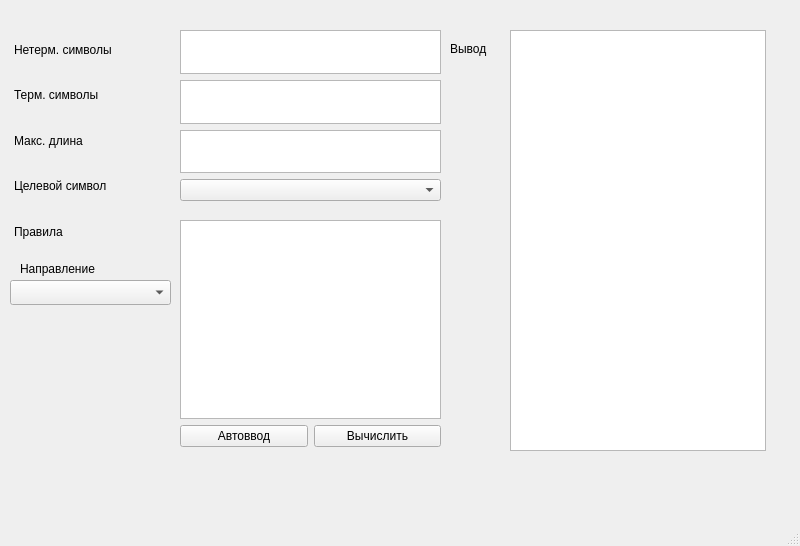
<?xml version="1.0" encoding="UTF-8"?>
<ui version="4.0">
 <class>MainWindow</class>
 <widget class="QMainWindow" name="MainWindow">
  <property name="geometry">
   <rect>
    <x>0</x>
    <y>0</y>
    <width>800</width>
    <height>546</height>
   </rect>
  </property>
  <property name="windowTitle">
   <string>MainWindow</string>
  </property>
  <widget class="QWidget" name="centralwidget">
   <widget class="QTextBrowser" name="textBrowser_output">
    <property name="geometry">
     <rect>
      <x>510</x>
      <y>30</y>
      <width>256</width>
      <height>421</height>
     </rect>
    </property>
   </widget>
   <widget class="QLabel" name="label_output">
    <property name="geometry">
     <rect>
      <x>450</x>
      <y>40</y>
      <width>67</width>
      <height>17</height>
     </rect>
    </property>
    <property name="text">
     <string>Вывод</string>
    </property>
   </widget>
   <widget class="QComboBox" name="comboBox_direction">
    <property name="geometry">
     <rect>
      <x>10</x>
      <y>280</y>
      <width>161</width>
      <height>25</height>
     </rect>
    </property>
   </widget>
   <widget class="QLabel" name="label_direction">
    <property name="geometry">
     <rect>
      <x>20</x>
      <y>260</y>
      <width>111</width>
      <height>17</height>
     </rect>
    </property>
    <property name="text">
     <string>Направление</string>
    </property>
   </widget>
   <widget class="QWidget" name="">
    <property name="geometry">
     <rect>
      <x>14</x>
      <y>30</y>
      <width>161</width>
      <height>221</height>
     </rect>
    </property>
    <layout class="QVBoxLayout" name="verticalLayout_2">
     <item>
      <widget class="QLabel" name="label">
       <property name="text">
        <string>Нетерм. символы</string>
       </property>
      </widget>
     </item>
     <item>
      <widget class="QLabel" name="label_2">
       <property name="text">
        <string>Терм. символы</string>
       </property>
      </widget>
     </item>
     <item>
      <widget class="QLabel" name="label_4">
       <property name="text">
        <string>Макс. длина</string>
       </property>
      </widget>
     </item>
     <item>
      <widget class="QLabel" name="label_5">
       <property name="text">
        <string>Целевой символ</string>
       </property>
      </widget>
     </item>
     <item>
      <widget class="QLabel" name="label_3">
       <property name="text">
        <string>Правила</string>
       </property>
      </widget>
     </item>
    </layout>
   </widget>
   <widget class="QWidget" name="">
    <property name="geometry">
     <rect>
      <x>180</x>
      <y>220</y>
      <width>261</width>
      <height>227</height>
     </rect>
    </property>
    <layout class="QVBoxLayout" name="verticalLayout_3">
     <item>
      <widget class="QPlainTextEdit" name="plainTextEdit_rules"/>
     </item>
     <item>
      <layout class="QHBoxLayout" name="horizontalLayout">
       <item>
        <widget class="QPushButton" name="pushButton_grammar">
         <property name="text">
          <string>Автоввод</string>
         </property>
         <property name="autoExclusive">
          <bool>false</bool>
         </property>
        </widget>
       </item>
       <item>
        <widget class="QPushButton" name="button_start">
         <property name="text">
          <string>Вычислить</string>
         </property>
        </widget>
       </item>
      </layout>
     </item>
    </layout>
   </widget>
   <widget class="QWidget" name="">
    <property name="geometry">
     <rect>
      <x>180</x>
      <y>30</y>
      <width>261</width>
      <height>171</height>
     </rect>
    </property>
    <layout class="QVBoxLayout" name="verticalLayout">
     <item>
      <widget class="QTextEdit" name="textEdit_nonTerminal"/>
     </item>
     <item>
      <widget class="QTextEdit" name="textEdit_Terminal"/>
     </item>
     <item>
      <widget class="QTextEdit" name="textEdit_length"/>
     </item>
     <item>
      <widget class="QComboBox" name="comboBox_start"/>
     </item>
    </layout>
   </widget>
  </widget>
  <widget class="QMenuBar" name="menubar">
   <property name="geometry">
    <rect>
     <x>0</x>
     <y>0</y>
     <width>800</width>
     <height>22</height>
    </rect>
   </property>
  </widget>
  <widget class="QStatusBar" name="statusbar"/>
 </widget>
 <resources/>
 <connections/>
</ui>
